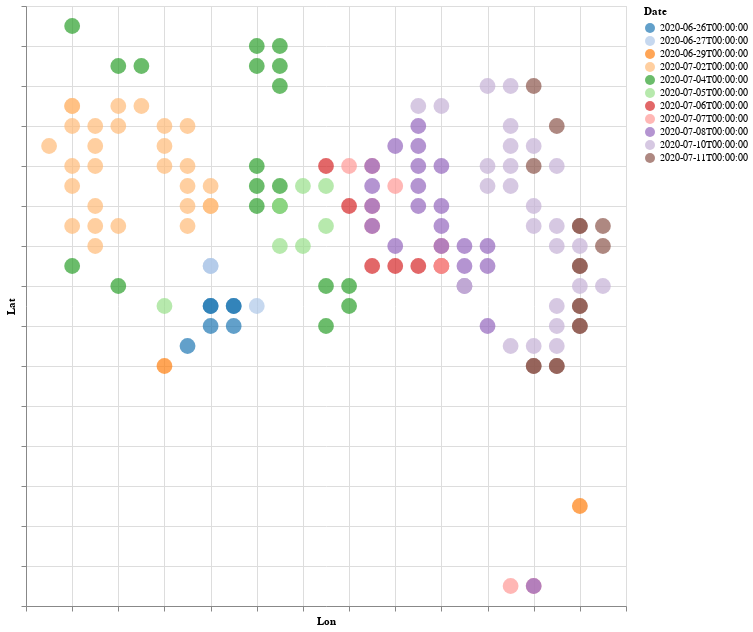

Source (notebook cell):
### Code cell
# Add tooltip for plot
t_df['tool'] = t_df['lon_grid'].astype(str) + ' x ' + t_df['lat_grid'].astype(str)

# Show new grid in a plot.
alt.Chart(t_df[['lat_grid', 'lon_grid', 'Date', 'tool']]).mark_circle(size=250).encode(
    alt.X('lon_grid', title = 'Lon', axis=alt.Axis(labels=False)),
    alt.Y('lat_grid', title = 'Lat', axis=alt.Axis(labels=False)),
    color = alt.Color('Date:N', scale=alt.Scale(scheme = 'category20')),
    tooltip = 'tool'
).properties(height=600, width=600).interactive()

### Figure 1 — Vega-Lite specification as saved in the notebook (floating-point values rounded to 4 significant figures; data arrays with more than 128 entries replaced by an {"elided": "..."} marker saying what was removed)
{"config": {"view": {"continuousWidth": 400, "continuousHeight": 300}}, "data": {"name": "data-eeeb969263c0982410573b48836c59d3"}, "mark": {"type": "circle", "size": 250}, "encoding": {"color": {"field": "Date", "scale": {"scheme": "category20"}, "type": "nominal"}, "tooltip": {"field": "tool", "type": "nominal"}, "x": {"axis": {"labels": false}, "field": "lon_grid", "title": "Lon", "type": "quantitative"}, "y": {"axis": {"labels": false}, "field": "lat_grid", "title": "Lat", "type": "quantitative"}}, "height": 600, "selection": {"selector001": {"type": "interval", "bind": "scales", "encodings": ["x", "y"]}}, "width": 600, "$schema": "https://vega.github.io/schema/vega-lite/v4.17.0.json", "datasets": {"data-eeeb969263c0982410573b48836c59d3": {"elided": "145 records"}}}
